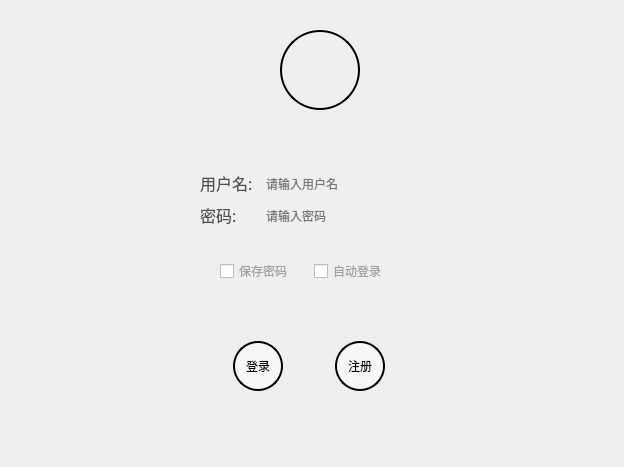
<?xml version="1.0" encoding="UTF-8"?>
<ui version="4.0">
 <class>Widget</class>
 <widget class="QWidget" name="Widget">
  <property name="geometry">
   <rect>
    <x>0</x>
    <y>0</y>
    <width>624</width>
    <height>467</height>
   </rect>
  </property>
  <property name="minimumSize">
   <size>
    <width>624</width>
    <height>467</height>
   </size>
  </property>
  <property name="maximumSize">
   <size>
    <width>624</width>
    <height>467</height>
   </size>
  </property>
  <property name="windowTitle">
   <string>Widget</string>
  </property>
  <property name="windowIcon">
   <iconset resource="res.qrc">
    <normaloff>:/msg/图标.png</normaloff>:/msg/图标.png</iconset>
  </property>
  <widget class="QWidget" name="layoutWidget">
   <property name="geometry">
    <rect>
     <x>140</x>
     <y>340</y>
     <width>338</width>
     <height>52</height>
    </rect>
   </property>
   <layout class="QHBoxLayout" name="horizontalLayout_2">
    <item>
     <spacer name="horizontalSpacer_4">
      <property name="orientation">
       <enum>Qt::Horizontal</enum>
      </property>
      <property name="sizeHint" stdset="0">
       <size>
        <width>40</width>
        <height>20</height>
       </size>
      </property>
     </spacer>
    </item>
    <item>
     <spacer name="horizontalSpacer_2">
      <property name="orientation">
       <enum>Qt::Horizontal</enum>
      </property>
      <property name="sizeHint" stdset="0">
       <size>
        <width>40</width>
        <height>20</height>
       </size>
      </property>
     </spacer>
    </item>
    <item>
     <widget class="QPushButton" name="pushButton">
      <property name="minimumSize">
       <size>
        <width>50</width>
        <height>50</height>
       </size>
      </property>
      <property name="maximumSize">
       <size>
        <width>50</width>
        <height>50</height>
       </size>
      </property>
      <property name="cursor">
       <cursorShape>OpenHandCursor</cursorShape>
      </property>
      <property name="styleSheet">
       <string notr="true">QPushButton {  
    background-color: rgba(255, 255, 255, 128); /* 半透明白色背景 */  
    border: 2px solid black; /* 黑色边框 */  
    border-radius: 25px; /* 圆形边框 */  
    padding: 10px; /* 内边距 */  
}  
QPushButton:hover {  
    background-color: rgba(255, 0, 0, 128); /* 鼠标悬停时变为半透明红色 */  
}  
QPushButton:pressed {  
    background-color: rgba(0, 0, 255, 128); /* 鼠标按下时变为半透明蓝色 */  
    border-style: inset; /* 按下时边框样式变为内嵌 */  
}</string>
      </property>
      <property name="text">
       <string>登录</string>
      </property>
     </widget>
    </item>
    <item>
     <spacer name="horizontalSpacer">
      <property name="orientation">
       <enum>Qt::Horizontal</enum>
      </property>
      <property name="sizeHint" stdset="0">
       <size>
        <width>40</width>
        <height>20</height>
       </size>
      </property>
     </spacer>
    </item>
    <item>
     <widget class="QPushButton" name="pushButton_2">
      <property name="minimumSize">
       <size>
        <width>50</width>
        <height>50</height>
       </size>
      </property>
      <property name="maximumSize">
       <size>
        <width>50</width>
        <height>50</height>
       </size>
      </property>
      <property name="cursor">
       <cursorShape>OpenHandCursor</cursorShape>
      </property>
      <property name="styleSheet">
       <string notr="true">QPushButton {  
    background-color: rgba(255, 255, 255, 128); /* 半透明白色背景 */  
    border: 2px solid black; /* 黑色边框 */  
    border-radius: 25px; /* 圆形边框 */  
    padding: 10px; /* 内边距 */  
}  
QPushButton:hover {  
    background-color: rgba(255, 0, 0, 128); /* 鼠标悬停时变为半透明红色 */  
}  
QPushButton:pressed {  
    background-color: rgba(0, 0, 255, 128); /* 鼠标按下时变为半透明蓝色 */  
    border-style: inset; /* 按下时边框样式变为内嵌 */  
}</string>
      </property>
      <property name="text">
       <string>注册</string>
      </property>
     </widget>
    </item>
    <item>
     <spacer name="horizontalSpacer_3">
      <property name="orientation">
       <enum>Qt::Horizontal</enum>
      </property>
      <property name="sizeHint" stdset="0">
       <size>
        <width>40</width>
        <height>20</height>
       </size>
      </property>
     </spacer>
    </item>
    <item>
     <spacer name="horizontalSpacer_5">
      <property name="orientation">
       <enum>Qt::Horizontal</enum>
      </property>
      <property name="sizeHint" stdset="0">
       <size>
        <width>40</width>
        <height>20</height>
       </size>
      </property>
     </spacer>
    </item>
   </layout>
  </widget>
  <widget class="QWidget" name="layoutWidget">
   <property name="geometry">
    <rect>
     <x>220</x>
     <y>260</y>
     <width>182</width>
     <height>22</height>
    </rect>
   </property>
   <layout class="QHBoxLayout" name="horizontalLayout">
    <item>
     <widget class="QCheckBox" name="CheckBox">
      <property name="minimumSize">
       <size>
        <width>0</width>
        <height>20</height>
       </size>
      </property>
      <property name="maximumSize">
       <size>
        <width>16777215</width>
        <height>20</height>
       </size>
      </property>
      <property name="cursor">
       <cursorShape>PointingHandCursor</cursorShape>
      </property>
      <property name="styleSheet">
       <string notr="true">color: rgb(162, 162, 162);</string>
      </property>
      <property name="text">
       <string>保存密码</string>
      </property>
     </widget>
    </item>
    <item>
     <widget class="QCheckBox" name="checkBox">
      <property name="maximumSize">
       <size>
        <width>16777215</width>
        <height>20</height>
       </size>
      </property>
      <property name="cursor">
       <cursorShape>PointingHandCursor</cursorShape>
      </property>
      <property name="styleSheet">
       <string notr="true">color: rgb(162, 162, 162);</string>
      </property>
      <property name="text">
       <string>自动登录</string>
      </property>
      <property name="tristate">
       <bool>false</bool>
      </property>
     </widget>
    </item>
   </layout>
  </widget>
  <widget class="QWidget" name="layoutWidget">
   <property name="geometry">
    <rect>
     <x>200</x>
     <y>170</y>
     <width>251</width>
     <height>62</height>
    </rect>
   </property>
   <layout class="QFormLayout" name="formLayout">
    <item row="0" column="0">
     <widget class="QLabel" name="Label">
      <property name="font">
       <font>
        <family>Agency FB</family>
        <pointsize>12</pointsize>
       </font>
      </property>
      <property name="styleSheet">
       <string notr="true">color: rgb(79, 79, 79);</string>
      </property>
      <property name="text">
       <string>用户名:</string>
      </property>
     </widget>
    </item>
    <item row="0" column="1">
     <widget class="QLineEdit" name="username">
      <property name="styleSheet">
       <string notr="true">QLineEdit {  
    background-color: transparent; /* 设置全透明背景 */  
    border: none; /* 移除边框 */  
    padding: 5px; /* 设置内边距 */  
    color: black; /* 设置默认文字颜色 */
}  
  
QLineEdit:focus {  
    background-color: rgba(255, 255, 255, 200); /* 输入时背景变为更不透明的白色 */  
    color: blue; /* 输入时文字颜色变为蓝色 */  
}</string>
      </property>
      <property name="placeholderText">
       <string>请输入用户名 </string>
      </property>
     </widget>
    </item>
    <item row="1" column="0">
     <widget class="QLabel" name="Label_2">
      <property name="font">
       <font>
        <family>Agency FB</family>
        <pointsize>12</pointsize>
       </font>
      </property>
      <property name="styleSheet">
       <string notr="true">color: rgb(79, 79, 79);</string>
      </property>
      <property name="text">
       <string>密码:</string>
      </property>
     </widget>
    </item>
    <item row="1" column="1">
     <widget class="QLineEdit" name="passwd">
      <property name="styleSheet">
       <string notr="true">QLineEdit {  
    background-color: transparent; /* 设置全透明背景 */  
    border: none; /* 移除边框 */  
    padding: 5px; /* 设置内边距 */  
    color: black; /* 设置默认文字颜色 */ 
}  
  
QLineEdit:focus {  
    background-color: rgba(255, 255, 255, 200); /* 输入时背景变为更不透明的白色 */  
    color: blue; /* 输入时文字颜色变为蓝色 */  
}</string>
      </property>
      <property name="echoMode">
       <enum>QLineEdit::Password</enum>
      </property>
      <property name="placeholderText">
       <string>请输入密码 </string>
      </property>
     </widget>
    </item>
   </layout>
  </widget>
  <widget class="QLabel" name="label">
   <property name="geometry">
    <rect>
     <x>280</x>
     <y>-10</y>
     <width>81</width>
     <height>121</height>
    </rect>
   </property>
   <property name="text">
    <string/>
   </property>
   <property name="pixmap">
    <pixmap resource="res.qrc">:/msg/图标.png</pixmap>
   </property>
   <property name="scaledContents">
    <bool>true</bool>
   </property>
  </widget>
  <widget class="QGroupBox" name="groupBox">
   <property name="geometry">
    <rect>
     <x>280</x>
     <y>30</y>
     <width>80</width>
     <height>80</height>
    </rect>
   </property>
   <property name="minimumSize">
    <size>
     <width>80</width>
     <height>80</height>
    </size>
   </property>
   <property name="maximumSize">
    <size>
     <width>80</width>
     <height>80</height>
    </size>
   </property>
   <property name="cursor">
    <cursorShape>ForbiddenCursor</cursorShape>
   </property>
   <property name="styleSheet">
    <string notr="true">border: 2px solid black; border-radius: 40px;</string>
   </property>
   <property name="title">
    <string/>
   </property>
  </widget>
 </widget>
 <resources>
  <include location="res.qrc"/>
 </resources>
 <connections/>
</ui>
